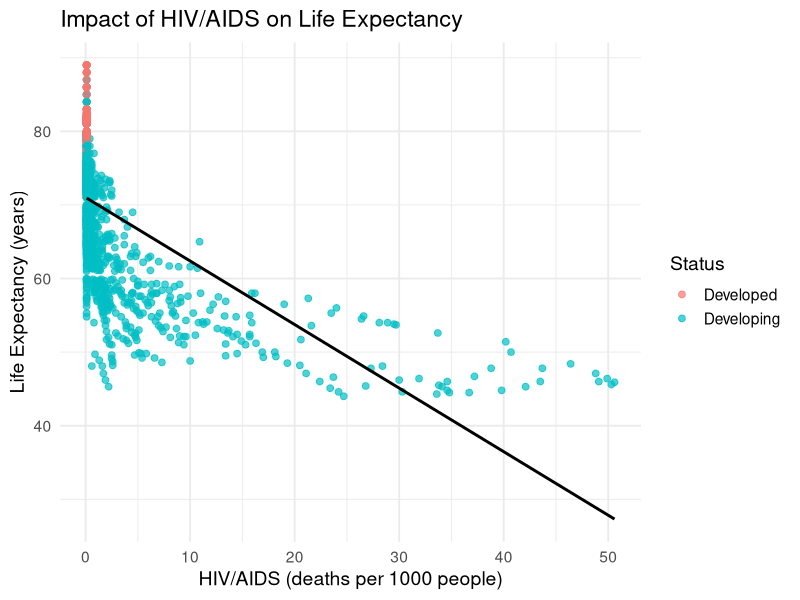

The R source for this figure:
## ---- chunk 1
library(tidyverse)
library(ggplot2)
library(readxl)
## ---- chunk 2
## Key Insight: The Role of HIV/AIDS

#| label: fig-life-hiv
#| fig-cap: "Countries with higher HIV/AIDS prevalence tend to have significantly lower life expectancy."


# Assuming df_clean is your cleaned dataset
df_clean <- read_excel("data/life_expectancy_cleaned_dataset.xlsx")

df_clean %>%
  ggplot(aes(x = `HIV/AIDS`, y = `Life_expectancy`, color = Status)) +
  geom_point(alpha = 0.7, size = 2) +
  geom_smooth(method = "lm", se = FALSE, color = "black") +
  labs(
    title = "Impact of HIV/AIDS on Life Expectancy",
    x = "HIV/AIDS (deaths per 1000 people)",
    y = "Life Expectancy (years)"
  ) +
  theme_minimal(base_size = 14)
